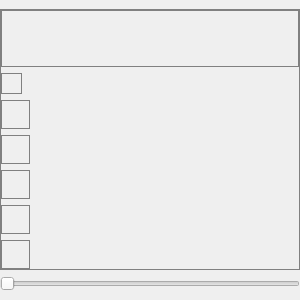
  <widget class="QDockWidget" name="dockVisualizer">
   <property name="features">
    <set>QDockWidget::AllDockWidgetFeatures</set>
   </property>
   <property name="windowTitle">
    <string>Visualizer</string>
   </property>
   <attribute name="dockWidgetArea">
    <number>4</number>
   </attribute>
   <widget class="QWidget" name="dockWidgetContents_3">
    <property name="minimumSize">
     <size>
      <width>300</width>
      <height>300</height>
     </size>
    </property>
    <layout class="QVBoxLayout" name="verticalLayout_3" stretch="1,0">
     <property name="leftMargin">
      <number>0</number>
     </property>
     <property name="rightMargin">
      <number>0</number>
     </property>
     <item>
      <widget class="QFrame" name="fraProgram">
       <property name="styleSheet">
        <string notr="true">border: 1px solid gray;</string>
       </property>
       <property name="frameShape">
        <enum>QFrame::StyledPanel</enum>
       </property>
       <property name="frameShadow">
        <enum>QFrame::Raised</enum>
       </property>
       <layout class="QVBoxLayout" name="verticalLayout_8">
        <property name="leftMargin">
         <number>0</number>
        </property>
        <property name="topMargin">
         <number>0</number>
        </property>
        <property name="rightMargin">
         <number>0</number>
        </property>
        <property name="bottomMargin">
         <number>0</number>
        </property>
        <item>
         <widget class="VisualizerWidget" name="glwVisualizer" native="true"/>
        </item>
        <item>
         <widget class="QToolButton" name="cmdPerspective">
          <property name="toolTip">
           <string>Perspective view</string>
          </property>
          <property name="text">
           <string/>
          </property>
          <property name="icon">
           <iconset resource="images.qrc">
            <normaloff>:/images/perspective.png</normaloff>:/images/perspective.png</iconset>
          </property>
          <property name="checkable">
           <bool>true</bool>
          </property>
         </widget>
        </item>
        <item>
         <widget class="QToolButton" name="cmdFit">
          <property name="toolTip">
           <string>Fit</string>
          </property>
          <property name="text">
           <string/>
          </property>
          <property name="icon">
           <iconset resource="images.qrc">
            <normaloff>:/images/fit_1.png</normaloff>:/images/fit_1.png</iconset>
          </property>
          <property name="iconSize">
           <size>
            <width>24</width>
            <height>24</height>
           </size>
          </property>
         </widget>
        </item>
        <item>
         <widget class="QToolButton" name="cmdTop">
          <property name="toolTip">
           <string>Top view</string>
          </property>
          <property name="text">
           <string/>
          </property>
          <property name="icon">
           <iconset resource="images.qrc">
            <normaloff>:/images/cubeTop.png</normaloff>:/images/cubeTop.png</iconset>
          </property>
          <property name="iconSize">
           <size>
            <width>24</width>
            <height>24</height>
           </size>
          </property>
         </widget>
        </item>
        <item>
         <widget class="QToolButton" name="cmdIsometric">
          <property name="toolTip">
           <string>Isometric view</string>
          </property>
          <property name="text">
           <string/>
          </property>
          <property name="icon">
           <iconset resource="images.qrc">
            <normaloff>:/images/cube.png</normaloff>:/images/cube.png</iconset>
          </property>
          <property name="iconSize">
           <size>
            <width>24</width>
            <height>24</height>
           </size>
          </property>
         </widget>
        </item>
        <item>
         <widget class="QToolButton" name="cmdFront">
          <property name="toolTip">
           <string>Front view</string>
          </property>
          <property name="text">
           <string/>
          </property>
          <property name="icon">
           <iconset resource="images.qrc">
            <normaloff>:/images/cubeFront.png</normaloff>:/images/cubeFront.png</iconset>
          </property>
          <property name="iconSize">
           <size>
            <width>24</width>
            <height>24</height>
           </size>
          </property>
         </widget>
        </item>
        <item>
         <widget class="QToolButton" name="cmdLeft">
          <property name="toolTip">
           <string>Left view</string>
          </property>
          <property name="text">
           <string/>
          </property>
          <property name="icon">
           <iconset resource="images.qrc">
            <normaloff>:/images/cubeLeft.png</normaloff>:/images/cubeLeft.png</iconset>
          </property>
          <property name="iconSize">
           <size>
            <width>24</width>
            <height>24</height>
           </size>
          </property>
         </widget>
        </item>
       </layout>
      </widget>
     </item>
     <item>
      <widget class="QFrame" name="fraProgramSlider">
       <property name="frameShape">
        <enum>QFrame::NoFrame</enum>
       </property>
       <property name="frameShadow">
        <enum>QFrame::Raised</enum>
       </property>
       <layout class="QHBoxLayout" name="horizontalLayout">
        <property name="leftMargin">
         <number>0</number>
        </property>
        <property name="topMargin">
         <number>0</number>
        </property>
        <property name="rightMargin">
         <number>0</number>
        </property>
        <property name="bottomMargin">
         <number>0</number>
        </property>
        <item>
         <widget class="QSlider" name="sliProgram">
          <property name="minimum">
           <number>0</number>
          </property>
          <property name="maximum">
           <number>10</number>
          </property>
          <property name="orientation">
           <enum>Qt::Horizontal</enum>
          </property>
         </widget>
        </item>
       </layout>
      </widget>
     </item>
    </layout>
   </widget>
  </widget>
